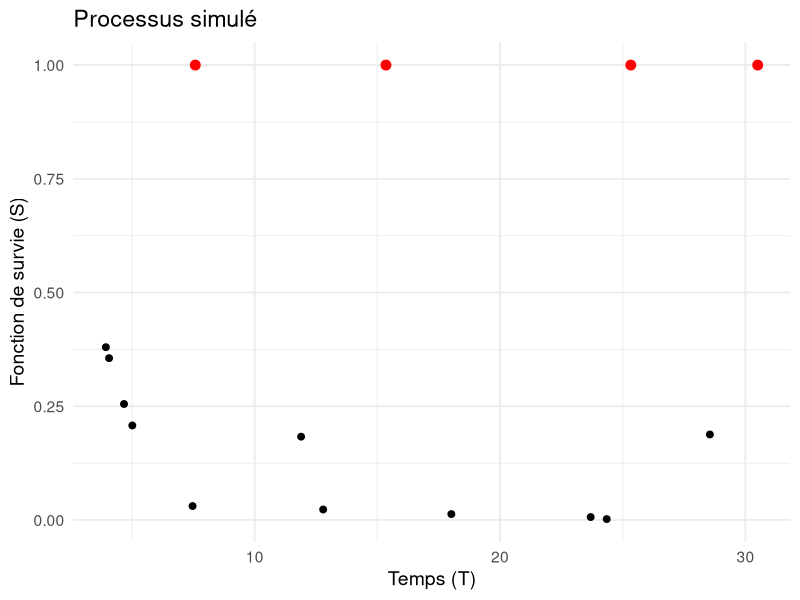
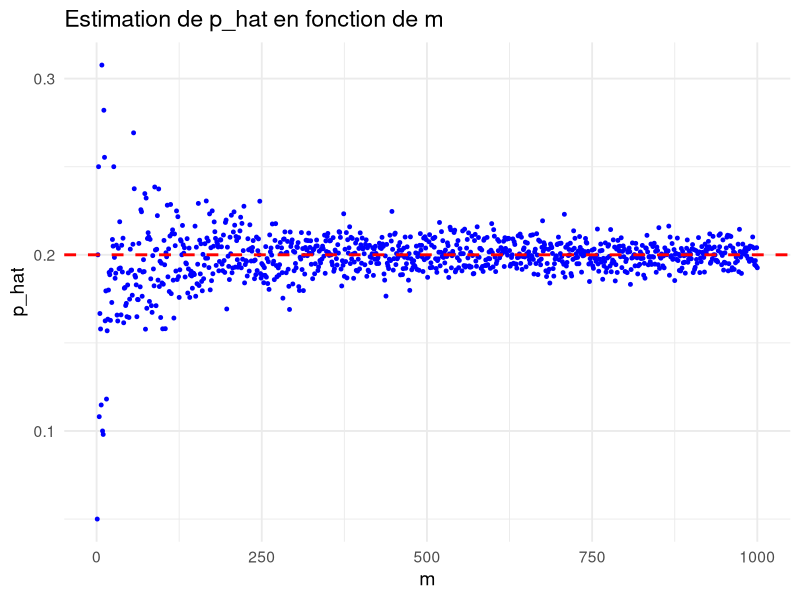
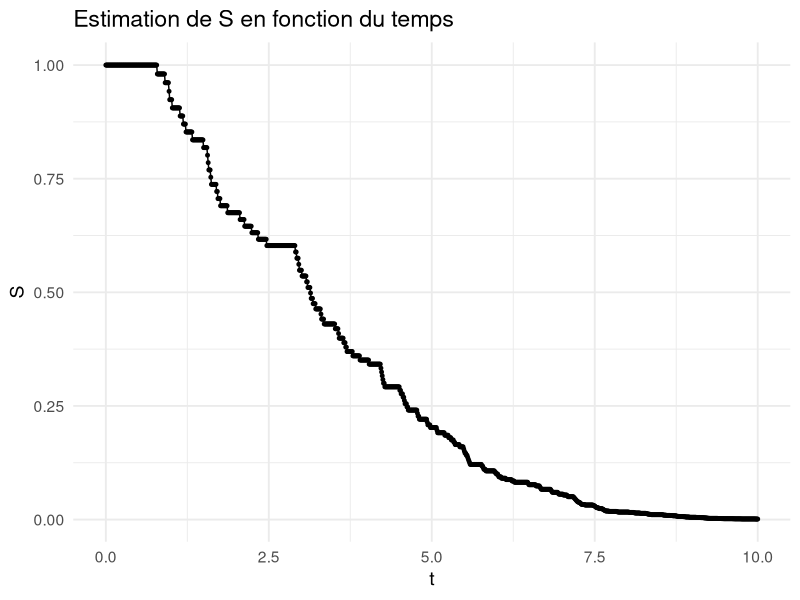
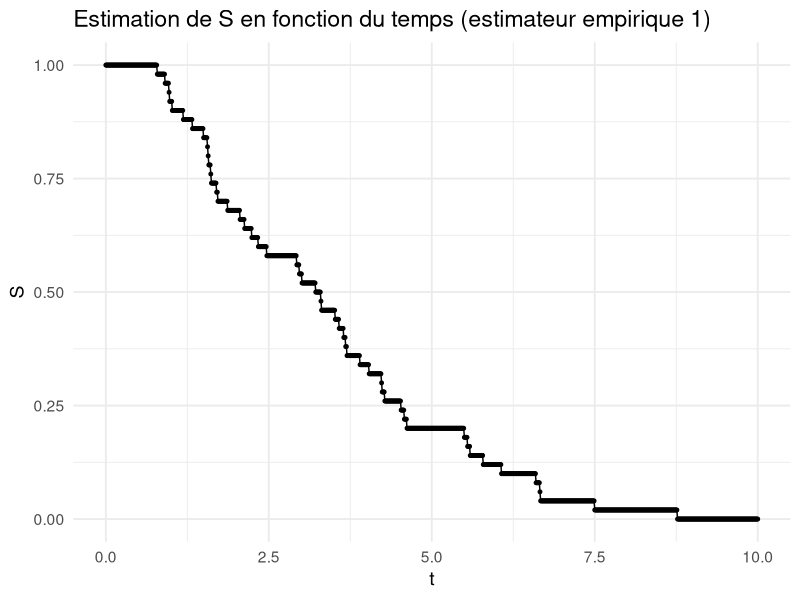
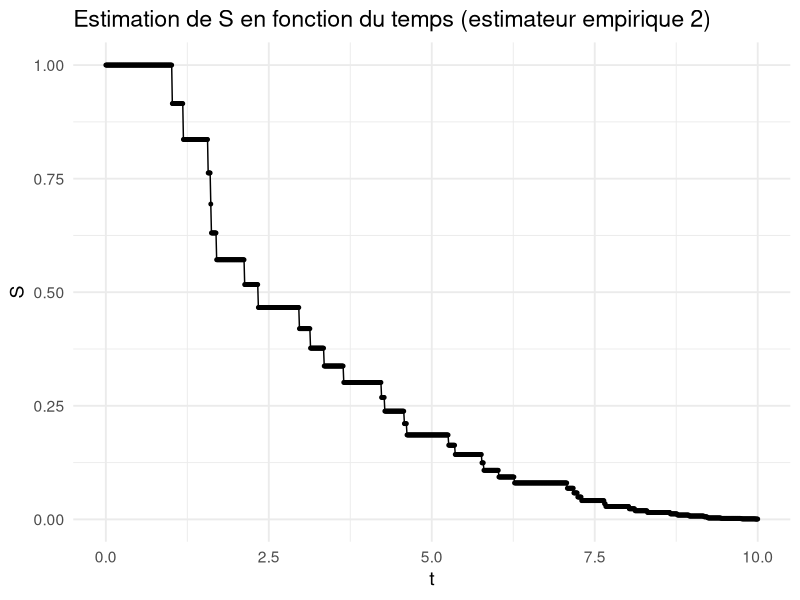
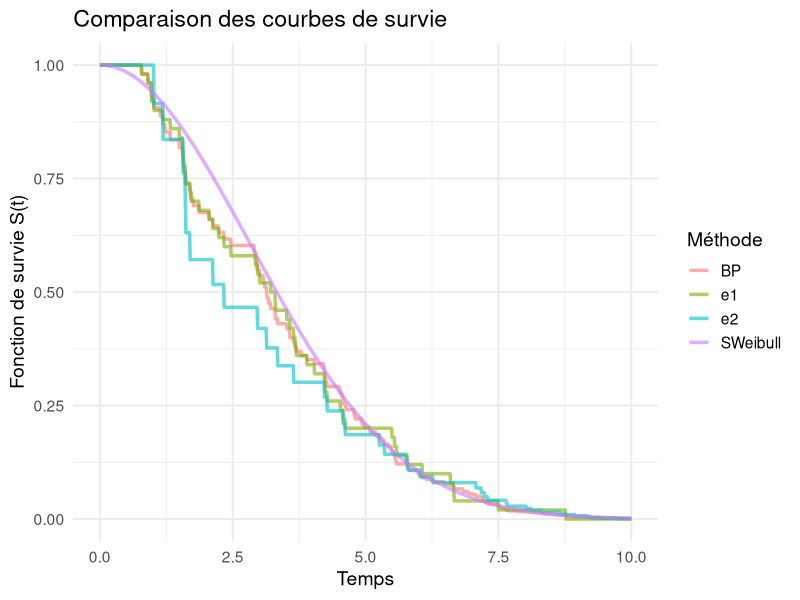
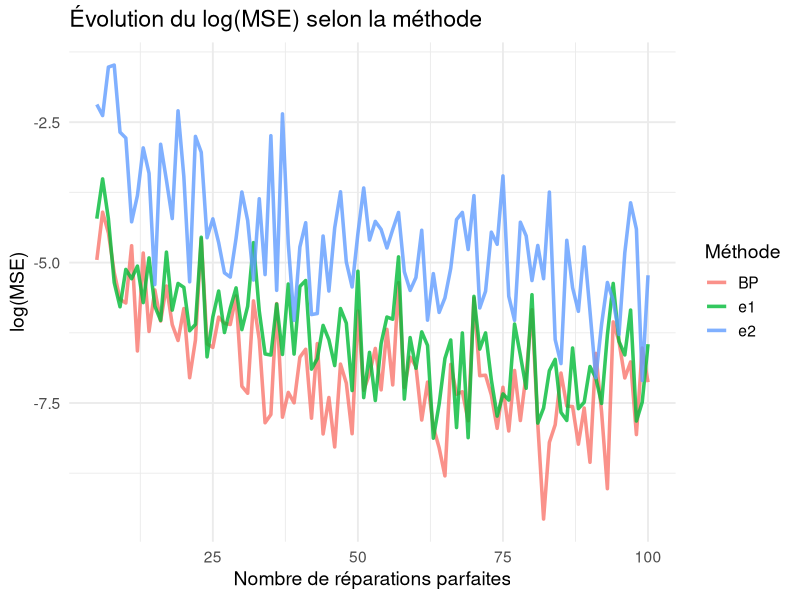
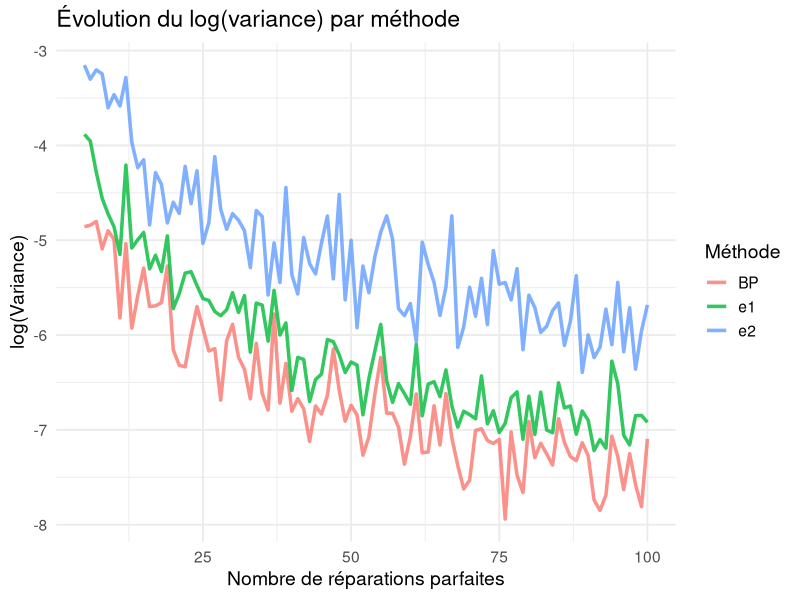

Generate these figures, in order, with R:
## ---- chunk 1
knitr::opts_chunk$set(echo = TRUE)
## ---- chunk 2
library(ggplot2)
library(tidyr)
library(dplyr)
## ---- chunk 3
simulPPh1 <- function(k)
{
  return(cumsum(rexp(k, 1)))
}
## ---- chunk 4
invWeibull <- function(y, alpha=1, beta=2)
{
  return(alpha*y**(1/beta))
}
## ---- chunk 5
simulPPIWeibull <- function(m, alpha, beta, p)
{
  k <- rgeom(1, p)+1
  A_k = simulPPh1(k)
  T_k = c(invWeibull(A_k, alpha, beta))
  S_k = c(exp(-(head(T_k,-1)/alpha)**beta),1) 
  T_succes = c(tail(T_k,1)) #le temps où il ya la rep parfaite
  S_succes = c(tail(S_k,1)) #et sa valeur de fonction de survie associée
  for(i in 1:m-1)
  {
   k <- rgeom(1, p)+1
   A_k = simulPPh1(k)
   T_k_temp = c(invWeibull(A_k, alpha, beta))
   T_k = c(T_k, tail(T_k,1) + T_k_temp)
   S_k = c(S_k,exp(-(T_k_temp[-1]/alpha)**beta),1)
   T_succes = c(T_succes, tail(T_k,1))
   S_succes = c(S_succes, tail(S_k,1))
  }
  return(list(T = T_k,S=S_k, T_succes = T_succes,S_succes=S_succes))
}
## ---- chunk 6
m <- 3
p <- 0.2
result <- simulPPIWeibull(m, 4, 2, p)
print(result)

df_result <- data.frame(T = result$T, S = result$S)
df_succes <- data.frame(T = result$T_succes, S = result$S_succes)

ggplot(df_result, aes(x = T, y = S)) +
  geom_point(color = "black", size = 2) +          
  geom_point(data = df_succes, aes(x = T, y = S), color = "red", size = 3) +
  labs(title = "Processus simulé",
       x = "Temps (T)",
       y = "Fonction de survie (S)") +
  theme_minimal(base_size = 14)

## ---- chunk 7
MLE_P <- function(m,n)
{
  return(m/n)
}
## ---- chunk 8
p_hat <- c()
for (m in 1:1000) {
  process <- simulPPIWeibull(m, 1, 2, 0.2)
  p_hat <- c(p_hat, m / length(process$T))
}

df <- data.frame(m = 1:1000, p_hat = p_hat)

  ggplot(df, aes(x = m, y = p_hat)) +
    geom_point(color = "blue", size = 1) +       
    geom_hline(yintercept = 0.2, color = "red", linetype = "dashed", size = 1) +  
    labs(title = "Estimation de p_hat en fonction de m",
         x = "m",
         y = "p_hat") +
    theme_minimal(base_size = 14)

## ---- chunk 9
simulPPIWeibull2 <- function(m, alpha, beta, p)
{
  k <- rgeom(1, p)+1
  A_k = simulPPh1(k)
  T_k = c(invWeibull(A_k, alpha, beta))
  Z_k = c(rep(0,k-1),1)
  T_succes = tail(T_k,1)
  for(i in 1:m-1)
  {
   k <- rgeom(1, p)+1
   A_k = simulPPh1(k)
   T_k_temp = c(invWeibull(A_k, alpha, beta))
   T_k = c(T_k, tail(T_k,1) + T_k_temp)
   Z_k = c(Z_k,rep(0,k-1),1)
   T_succes = c(T_succes, tail(T_k,1))
  }
  return(list(T = T_k,Z=Z_k, T_succes = T_succes))
}
## ---- chunk 10
res<-simulPPIWeibull2(50,4,2,0.2)
Z<-res$Z
T<-res$T 
## ---- chunk 11
MLE_S <- function(T,Z)
{
  n<-length(Z)
  x <- c()
  last_perfect <- 0
  for (i in 1:n){
    x <- c(x,T[i]-last_perfect)
  if (Z[i]==1){
    last_perfect<-T[i]
  }
  }
  idx<-order(x)
  x_order<-x[idx]
  z_order<-Z[idx]
  phi_hat<-c()
  for (i in 1:(n-1)){
    k<-sum(z_order[i:(n-1)])
    phi_hat<-c(phi_hat,k/(k+1))
  }
  phi_hat<-c(phi_hat,0)
  return(list(x_order = x_order,phi_hat=phi_hat))
}
plot_MLE_S <-function(t,x_order,phi_hat) {
  x_order<-c(x_order,Inf)
  S_hat<-rep(1,length(t))
  # Inférieur au premier temps de panne
  count<-1
  while (t[count]<x_order[1]){
    count<-count+1
  }
  i<-1
  phi<-phi_hat[1]
  #Entre deux temps de pannes ou supérieur au dernier
  for (j in count:length(t)){
    if (t[j]>x_order[i+1]){
      phi<-phi*phi_hat[i]
      i<-i+1
    }
    S_hat[j]=phi
  }
  return(S_hat)
}
## ---- chunk 12
r<-MLE_S(T,Z)
t<-seq(0,10,0.01)
S_hatBP <- plot_MLE_S(t,r$x_order,r$phi_hat)
df <- data.frame(t = t, S_hat = S_hatBP)
ggplot(df, aes(x = t, y = S_hatBP)) +
  geom_point(color = "black", size = 1) +       
  geom_line()+
  labs(title = "Estimation de S en fonction du temps",
       x = "t",
       y = "S") +
  theme_minimal(base_size = 14)
## ---- chunk 13
MLE_emp_1 <- function(T,Z)
{
  n<-length(Z)
  delta_t <- c()
  last_perfect <- 0
  for (i in 1:(n-1)){
    if(Z[i]==1){
      delta_t <- c(delta_t,T[i+1]-T[i])
    }
  }
  idd<-order(delta_t)
  delta_t_ordered <- delta_t[idd]
  return(delta_t_ordered)
}

plot_MLE_emp_1 <- function(t, x)
{
  num_perfect <- length(x)
  x<-c(x,Inf)
  S_hat<-rep(1,length(t))
  # Inférieur au premier temps de panne
  count<-1
  while (t[count]<x[1]){
    S_hat[count] <- 1
    count<-count+1
  }
  i<-1
  S_hat[count]<-(num_perfect - 1)/num_perfect
  #Entre deux temps de pannes ou supérieur au dernier
  for (j in count:length(t)){
    if (t[j]>x[i+1]){
      i<-i+1
    }
    S_hat[j]=(num_perfect - i)/num_perfect
  }
  return(S_hat)
}
## ---- chunk 14
idd<-MLE_emp_1(T,Z)
idd
S_hat_e1 <- plot_MLE_emp_1(t,idd)
df <- data.frame(t = t, S_hat_e1 =S_hat_e1)
ggplot(df, aes(x = t, y =S_hat_e1)) +
  geom_point(color = "black", size = 1) +       
  geom_line()+
  labs(title = "Estimation de S en fonction du temps (estimateur empirique 1)",
       x = "t",
       y = "S") +
  theme_minimal(base_size = 14)
## ---- chunk 15
MLE_emp_2_c <- function(T,Z)
{
  n<-length(Z)
  perfects <- c()
  last_perfect <- 0
  for (i in 1:n){
    if(Z[i]==1){
      perfects <- c(perfects,T[i])
    }
  }
  inter_perfects <- c()
  inter_perfects <- c(perfects[1])
  for (i in 1:length(perfects)-1){
    inter_perfects <- c(inter_perfects, perfects[i+1] - perfects[i])
  }
  idd<-order(inter_perfects)
  inter_perfects_ordered <- inter_perfects[idd]
  return(inter_perfects_ordered)
}

plot_MLE_emp_2 <- function(t, ipo, Z)
{
  num_repairs <- length(Z)
  num_perfect <- length(ipo)
  ipo<-c(ipo,Inf)
  S_hat_y<-rep(1,length(t))
  # Inférieur au premier temps de panne
  count<-1
  while (t[count]<ipo[1]){
    S_hat_y[count] <- 1
    count<-count+1
  }
  i<-1
  S_hat_y[count]<-(num_perfect - 1)/num_perfect
  #Entre deux temps de pannes ou supérieur au dernier
  for (j in (count+1):length(t)){
    if (t[j]>ipo[i+1]){
      i<-i+1
    }
    S_hat_y[j]=(num_perfect - i)/num_perfect
  }
  
  S_hat <- (S_hat_y)**(num_repairs / num_perfect)
  
  return(S_hat)
}
## ---- chunk 16
ipo<-MLE_emp_2_c(T,Z)
ipo
S_hat_e2 <- plot_MLE_emp_2(t,ipo, Z)
df <- data.frame(t = t, S_hat_e2 =S_hat_e2)
ggplot(df, aes(x = t, y =S_hat_e2)) +
  geom_point(color = "black", size = 1) +       
  geom_line()+
  labs(title = "Estimation de S en fonction du temps (estimateur empirique 2)",
       x = "t",
       y = "S") +
  theme_minimal(base_size = 14)
## ---- chunk 17
SWeibull <- function(y, alpha=1, beta=2)
{
  return(exp(-(y/alpha)**beta))
}
## ---- chunk 18

df <- data.frame(
  t = t,
  SWeibull = SWeibull(t, 4, 2),
  BP = S_hatBP,
  e1 = S_hat_e1,
  e2 = S_hat_e2
)

df_long <- df %>%
  pivot_longer(cols = -t, names_to = "Méthode", values_to = "Survie")

# Plot
ggplot(df_long, aes(x = t, y = Survie, color = Méthode)) +
  geom_line(size = 1.2,alpha = 0.6) +
  labs(title = "Comparaison des courbes de survie",
       x = "Temps",
       y = "Fonction de survie S(t)",
       color = "Méthode") +
  theme_minimal(base_size = 14)

## ---- chunk 19
nrpm <- 100 # Nombre de réparations parfaites max
mse_BP <- c()
mse_e1 <- c()
mse_e2 <- c()
for (m in 5:nrpm){
  res<-simulPPIWeibull2(m,4,2,0.1)
  Z<-res$Z
  T<-res$T
  t<-seq(0,10,0.1*1/m)
  S_t <- SWeibull(t, 4,2)
  r<-MLE_S(T,Z)
  S_hatBP <- plot_MLE_S(t,r$x_order,r$phi_hat)
  idd<-MLE_emp_1(T,Z)
  S_hat_e1 <- plot_MLE_emp_1(t,idd)
  ipo<-MLE_emp_2_c(T,Z)
  S_hat_e2 <- plot_MLE_emp_2(t,ipo, Z)
  mse_BP <- c(mse_BP, sum((S_t - S_hatBP)**2)/length(S_t))
  mse_e1 <- c(mse_e1, sum((S_t - S_hat_e1)**2)/length(S_t))
  mse_e2 <- c(mse_e2, sum((S_t - S_hat_e2)**2)/length(S_t))
}
## ---- chunk 20

df_mse <- data.frame(
  m = seq(5,nrpm),
  BP = log(mse_BP),
  e1 = log(mse_e1),
  e2 = log(mse_e2)
)

df_mse_long <- df_mse %>%
  pivot_longer(cols = -m, names_to = "Méthode", values_to = "log_MSE")

ggplot(df_mse_long, aes(x = m, y = log_MSE, color = Méthode)) +
  geom_line(size = 1.2, alpha = 0.8) +
  labs(title = "Évolution du log(MSE) selon la méthode",
       x = "Nombre de réparations parfaites",
       y = "log(MSE)",
       color = "Méthode") +
  theme_minimal(base_size = 14)

## ---- chunk 21
nrpm <- 100 # Nombre de réparations parfaites max
niter <- 10
var_BP <- rep(0,nrpm)
var_e1 <- rep(0,nrpm)
var_e2 <- c(0,nrpm)
for (m in 5:nrpm){
  t<-seq(0,10,0.1*1/m)
  moy_BP <- rep(0,length(t))
  moy_e1 <- rep(0,length(t))
  moy_e2 <- rep(0,length(t))
  moy_BPs <- rep(0,length(t))
  moy_e1s <- rep(0,length(t))
  moy_e2s <- rep(0,length(t))
  for (i in 1:niter){
    res<-simulPPIWeibull2(m,4,2,0.2)
    Z<-res$Z
    T<-res$T 
    r<-MLE_S(T,Z)
    S_hatBP <- plot_MLE_S(t,r$x_order,r$phi_hat)
    idd<-MLE_emp_1(T,Z)
    S_hat_e1 <- plot_MLE_emp_1(t,idd)
    ipo<-MLE_emp_2_c(T,Z)
    S_hat_e2 <- plot_MLE_emp_2(t,ipo, Z)
    moy_BP <- moy_BP + S_hatBP
    moy_e1 <- moy_e1 + S_hat_e1
    moy_e2 <- moy_e2 + S_hat_e2
    moy_BPs <- moy_BPs + S_hatBP**2
    moy_e1s <- moy_e1s + S_hat_e1**2
    moy_e2s <- moy_e2s + S_hat_e2**2
  }
  moy_BP <- moy_BP / niter
  moy_e1 <- moy_e1 / niter
  moy_e2 <- moy_e2 / niter
  moy_BPs <- moy_BPs / niter
  moy_e1s <- moy_e1s / niter
  moy_e2s <- moy_e2s / niter
  var_BP[m] <- sum(moy_BPs - moy_BP**2)/length(t)
  var_e1[m] <- sum(moy_e1s - moy_e1**2)/length(t)
  var_e2[m] <- sum(moy_e2s - moy_e2**2)/length(t)
}
## ---- chunk 22
df_var <- data.frame(
  m =  seq(5,nrpm),
  BP = log(var_BP[-(1:4)]),
  e1 = log(var_e1[-(1:4)]),
  e2 = log(var_e2[-(1:4)])
)

df_var_long <- df_var %>%
  pivot_longer(cols = -m, names_to = "Méthode", values_to = "logVar")

ggplot(df_var_long, aes(x = m, y = logVar, color = Méthode)) +
  geom_line(size = 1.2, alpha = 0.8) +
  labs(title = "Évolution du log(variance) par méthode",
       x = "Nombre de réparations parfaites",
       y = "log(Variance)",
       color = "Méthode") +
  theme_minimal(base_size = 14)

